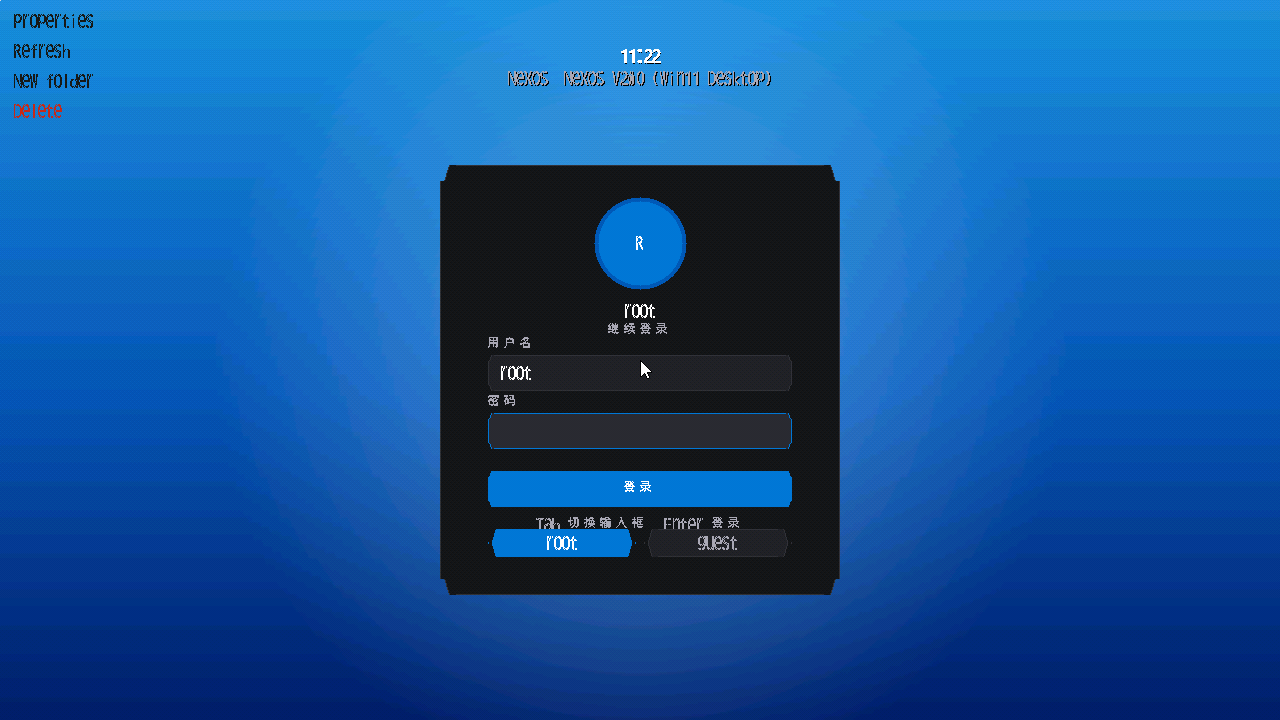
#> input picture shot.ppm, 1280 x 720 px
$ python conv.py
#> lines starting #> are read from the running program, lines starting #| are printed output that depends on the picture
from PIL import Image
for src, dst in [('shot.ppm','shot_small.png'), ('shot_keys.ppm','shot_keys_small.png')]:
    Image.open(src).convert('RGB').resize((320,180)).save(dst)
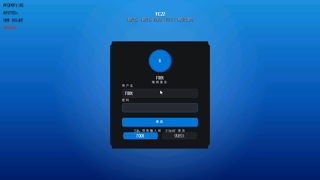
#> saved as shot_small.png: PIL image 320x180 RGB; mean R, G, B 17.8, 84.2, 155.1
    print('saved', dst)
#> pass 2 of the loop `for src, dst in [('shot.ppm','shot_small.png'), ('shot_keys.ppm','shot..`:
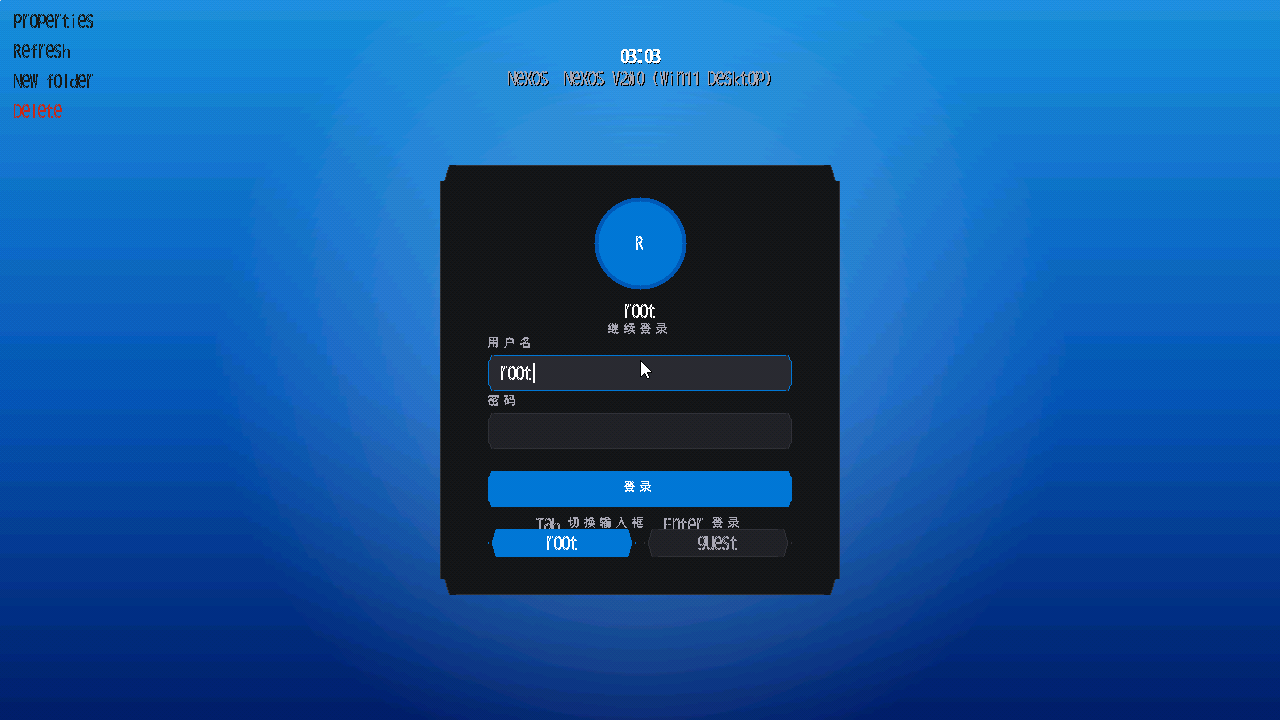
#> input picture shot_keys.ppm, 1280 x 720 px
#> `Image.open(src).convert('RGB').resize((320,180)).save(dst)`:
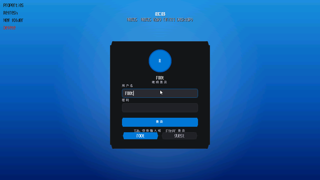
#> saved as shot_keys_small.png: PIL image 320x180 RGB; mean R, G, B 17.8, 84.2, 155.1
